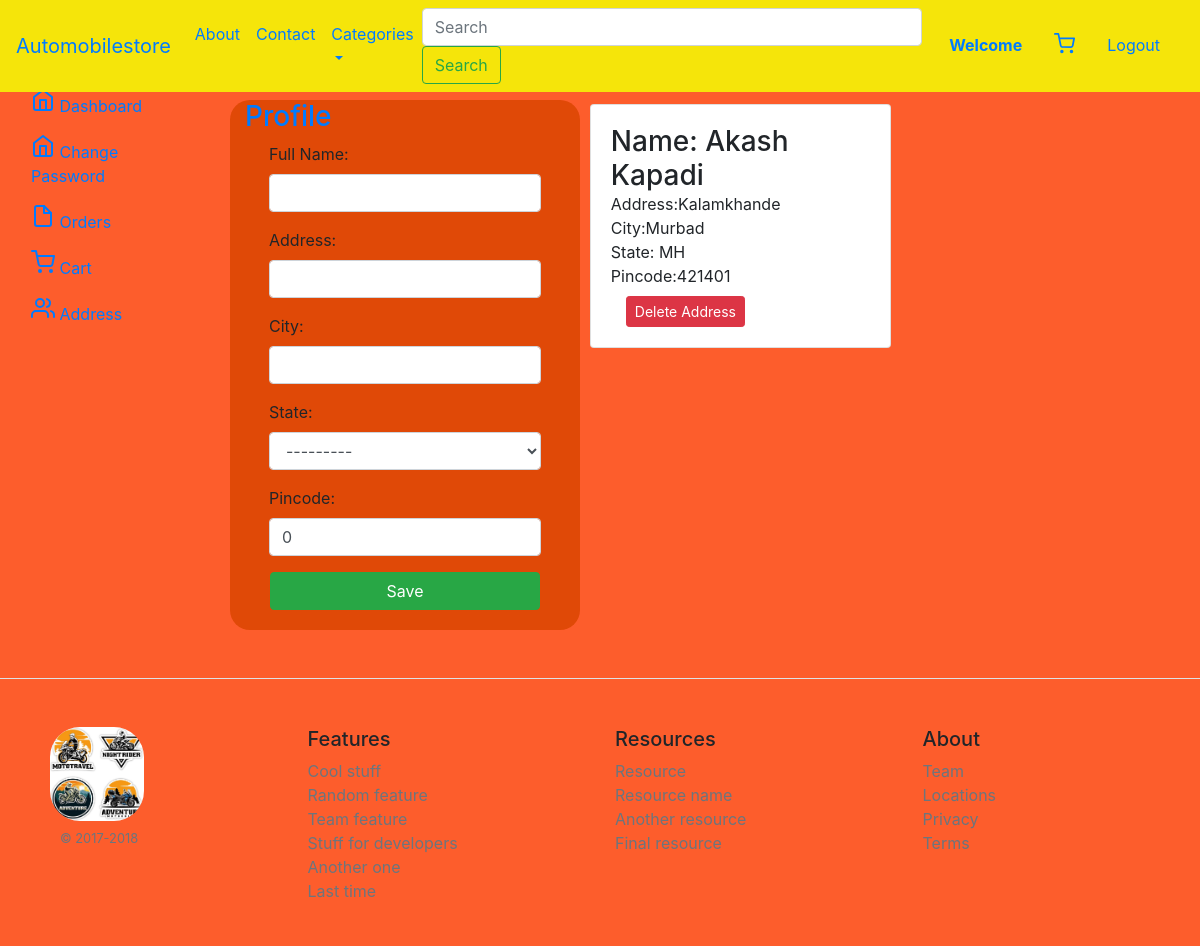
The page /address/ (signed in) on the database its author committed.
### core/models.py (models this page shows)
class Customer(models.Model):
    STATE_CHOICES = [
        ('AP', 'Andhra Pradesh'),
        ('AR', 'Arunachal Pradesh'),
        ('AS', 'Assam'),
        ('BR', 'Bihar'),
        ('CT', 'Chhattisgarh'),
        ('GA', 'Goa'),
        ('GJ', 'Gujarat'),
        ('HR', 'Haryana'),
        ('HP', 'Himachal Pradesh'),
        ('JH', 'Jharkhand'),
        ('KA', 'Karnataka'),
        ('KL', 'Kerala'),
        ('MP', 'Madhya Pradesh'),
        ('MH', 'Maharashtra'),
        ('MN', 'Manipur'),
        ('ML', 'Meghalaya'),
        ('MZ', 'Mizoram'),
        ('NL', 'Nagaland'),
        ('OR', 'Odisha'),
        ('PB', 'Punjab'),
        ('RJ', 'Rajasthan'),
        ('SK', 'Sikkim'),
        ('TN', 'Tamil Nadu'),
        ('TG', 'Telangana'),
        ('TR', 'Tripura'),
        ('UP', 'Uttar Pradesh'),
        ('UK', 'Uttarakhand'),
        ('WB', 'West Bengal'),
        ('AN', 'Andaman and Nicobar Islands'),
        ('CH', 'Chandigarh'),
        ('DN', 'Dadra and Nagar Haveli and Daman and Diu'),
        ('DL', 'Delhi'),
        ('JK', 'Jammu and Kashmir'),
        ('LA', 'Ladakh'),
        ('LD', 'Lakshadweep'),
        ('PY', 'Puducherry'),
    ]
    user = models.ForeignKey(User, on_delete=models.CASCADE)  # we have created Many-to-one relationship i.e multiple order can be done by one user
    name = models.CharField(max_length=100)
    address = models.CharField(max_length=100)
    city = models.CharField(max_length=100)
    state = models.CharField(max_length=2, choices=STATE_CHOICES)
    pincode = models.IntegerField(
        default=0,
        blank=True,
        null=True,
    )
    def __str__(self):
        return str(self.id)

### core/views.py (the view)
# urls.py: path('address/',views.address,name='address'),
def address(request):
    if request.method == 'POST':
            print(request.user)
            mf =CustomerForm(request.POST)
            print('mf',mf)
            if mf.is_valid():
                user=request.user                # user variable store the current user i.e steveroger
                name= mf.cleaned_data['name']
                address= mf.cleaned_data['address']
                city= mf.cleaned_data['city']
                state= mf.cleaned_data['state']
                pincode= mf.cleaned_data['pincode']
                print(state)
                print(city)
                print(name)
                Customer(user=user,name=name,address=address,city=city,state=state,pincode=pincode).save()
                return redirect('address')
    else:
        mf =CustomerForm()
        address = Customer.objects.filter(user=request.user)
        print(address)
    return render(request,'core/address.html',{'mf':mf,'address':address})

### core/forms.py
class CustomerForm(forms.ModelForm):
    class Meta:
        model = Customer
        fields=['name','address','city','state','pincode']
        labels ={'name':'Full Name'}
        widgets= {'name':forms.TextInput(attrs={'class':'form-control'}),
                  'address':forms.TextInput(attrs={'class':'form-control'}),
                  'city':forms.TextInput(attrs={'class':'form-control'}),
                  'state':forms.Select(attrs={'class':'form-control'}),
                  'pincode':forms.NumberInput(attrs={'class':'form-control'}),
                  }

### core/templates/core/address.html (shortened to what this page needs)
{% extends "core/base.html" %}
{% block content %}
<div class="container-fluid profile">
      <div class="row">
        <div class="col-md-2 d-none d-md-block sidebar" >
            <nav >
            <div class="sidebar-sticky">
                <ul class="nav flex-column">
                <li class="nav-item">
                    <a class="nav-link active" href="{% url "profile" %}">
                    Dashboard <span class="sr-only">(current)</span>
                    </a>
                </li>
                <li class="nav-item">
                    <a class="nav-link active" href="{% url "changepassword" %}">
                    Change Password <span class="sr-only">(current)</span>
                    </a>
                </li>
                <li class="nav-item">
                    <a class="nav-link " href="#">
                    Orders
                    </a>
                </li>
                <li class="nav-item">
                    <a class="nav-link" href="{% url "viewcart"  %}">
                    Cart
                    </a>
                </li>
                <li class="nav-item">
                    <a class="nav-link" href="{% url "address" %}">
                    Address
                    </a>
                </li>
                </ul>
            </div>
            </nav>
        </div>
        <div class="col-md-8">
                <div class="container">
                    <div class="row">
                            <div class="col-sm-5">
                        <div class="container profile-form">
                            <div class="reg ">
                                <h3 class="text-primary">Profile</h3>
                            </div>
                            <form action="" method="POST" novalidate>
                                {% for f in mf %}
                                <div class="form-group mr-4 ml-4 ">
                                    {{f.label_tag}} {{f}} {{f.errors}}
                                </div>
                                {% endfor %}
                                <div class="text-center">
                                    <input type="submit" value="Save" class="btn btn-success register-button">
                                </div>
                            </form>
                        </div>
                    </div>
                    <div class="col-sm-6">
                        <div class="container">
                            <div class="row">
                                <div class="col-sm-12">
                                    {% for add in address %}
                                    <div class="card flex-md-row mb-4 box-shadow h-md-250 mt-4 ml-4">
                                        <div class="card-body d-flex flex-column align-items-start">
                                            <h3 class="mb-0">
                                            Name: {{add.name}}
                                        </h3>
                                        <p class="card-text mb-auto">Address:{{add.address}} </p>
                                        <p class="card-text mb-auto">City:{{add.city}} </p>
                                        <p class="card-text mb-auto">State: {{add.state}} </p>
                                        <p class="card-text mb-auto">Pincode:{{add.pincode}} </p>
                                        <form action="{% url "deleteaddress" add.id %}" method="POST">
                                            <div class="col-md-1 col-lg-1 col-xl-1 text-end">
                                            <input type="submit" class="btn btn-danger btn-sm mt-2" value="Delete Address">
                                            </div>
                                        </form>
                                        </div>
                                    </div>
                                    {% endfor %}
                                </div>
                            </div>
                        </div>
                    </div>
                </div>
            </div>
        </div>
      </div>
    </div>
{% endblock content %}

### core/static/core/css/core.css (style rules this page uses)
body { background-color: rgb(253, 93, 44); }
.card-text { text-align: center; }
.register-button { margin-bottom: 20px; }
.register-button { width: 270px; }
.profile { margin-top: 80px; }
.profile-form { margin-top: 20px; width: 350px; background-color: rgb(224, 73, 7); border-radius: 20px; }

### rows shown on the page
Customer: name "Akash Kapadi", address "Kalamkhande", city "Murbad", state "MH", pincode "421401"

### other values the page prints
{{ f.label_tag }} "Full Name:" "Address:" "City:" "State:" "Pincode:"
